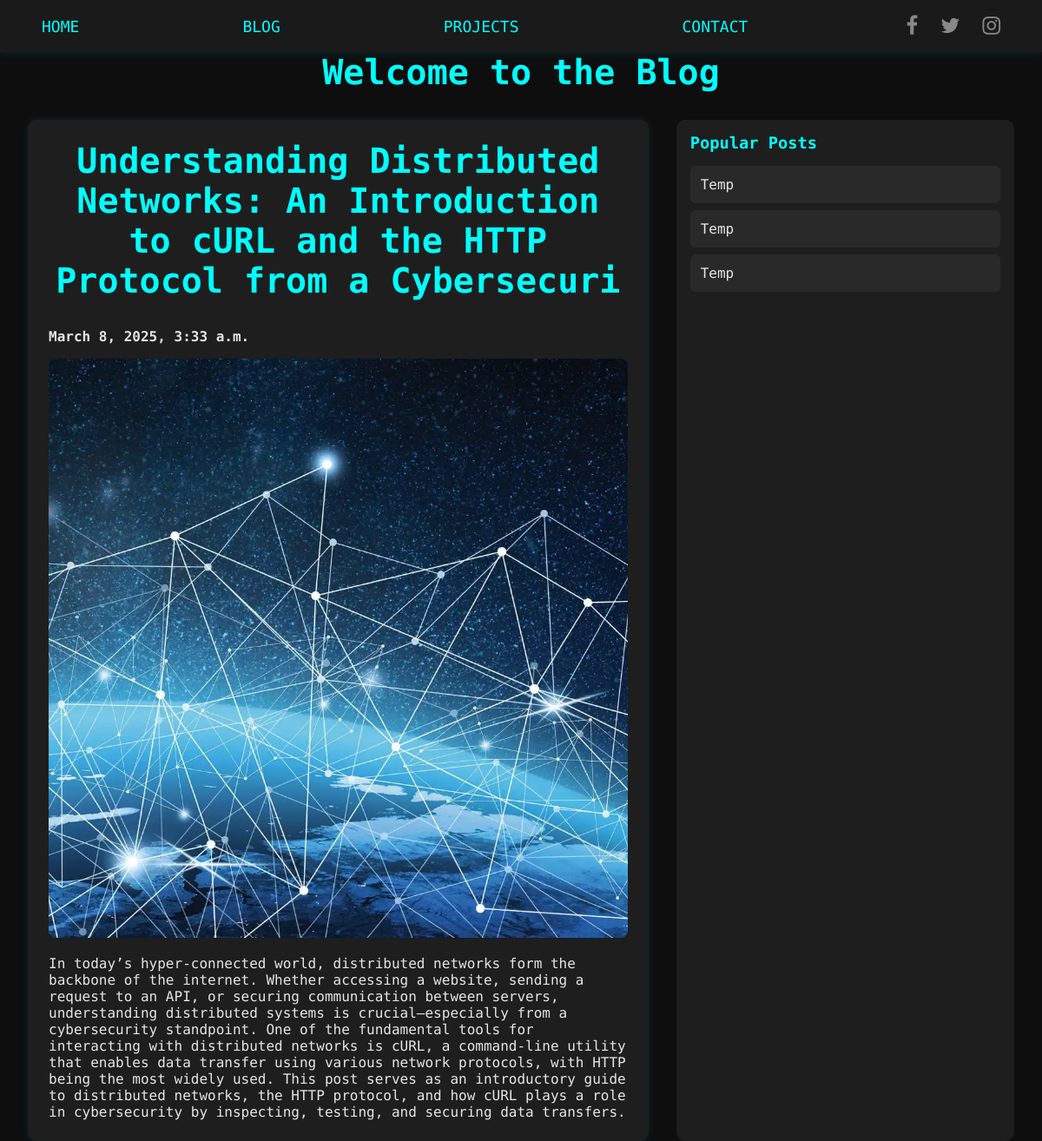
Screenshot of /blog/ with the database file from the repository.
### myapp/models.py (models this page shows, shortened)
class BlogModel(models.Model):
    title = models.CharField(max_length=100)
    created_at = models.DateTimeField(auto_now_add=True)
    content = models.TextField()
    summary = models.TextField()
    image = models.FileField()

### myapp/views.py (the view)
# urls.py: 2. Add a URL to urlpatterns:  path('blog/', include('blog.urls'))
def blog(request):
    posts = BlogModel.objects.order_by("-created_at")
    return render(request, "blog.html", {"posts": posts})

### myapp/templates/blog.html (shortened to what this page needs)
<!DOCTYPE html>
<html lang="en">
<head>
    {% load static %}
    <link rel="stylesheet" href="{% static 'navbar.css' %}">
    <link rel="stylesheet" href="{% static 'blog.css' %}">
    <link rel="stylesheet" href="https://cdnjs.cloudflare.com/ajax/libs/font-awesome/4.7.0/css/font-awesome.min.css">
</head>
<body>
    <div class="navbar">
        <a href="/" class="home">HOME</a>
        <a href="/blog/" class="blog">BLOG</a>
        <a href="/projects/" class="apps">PROJECTS</a>
        <a href="/contact/" class="contact">CONTACT</a>
        <div class="social-media">
            <a href="https://facebook.com/yourprofile" target="_blank" class="facebook"><i class="fa fa-facebook"></i></a>
            <a href="https://twitter.com/yourprofile" target="_blank" class="twitter"><i class="fa fa-twitter"></i></a>
            <a href="https://instagram.com/yourprofile" target="_blank" class="instagram"><i class="fa fa-instagram"></i></a>
        </div>
    </div>
     <h1>Welcome to the Blog</h1>
    <div class="row">
        <div class="left-column">
            <div class="blog-container">
                {% for post in posts %}
                <article>
                    <h1>{{ post.title }}</h1>
                    <p><strong>{{ post.created_at }}</strong></p>
                    <img src="{{ post.image }}">
                    <p>{{ post.summary }}</p>
                </article>
                {% endfor %}
             </div>
        </div>
        <div class="right-column">
            <div class="populat-posts">
                <h3>Popular Posts</h3>
                <div class="post-1">Temp</div>
                <div class="post-2">Temp</div>
                <div class="post-3">Temp</div>
            </div>
        </div>
    </div>
</body>
</html>

### myapp/static/navbar.css (style rules this page uses)
.navbar { display: flex; justify-content: space-between; align-items: center; padding: 10px; background-color: black; }
.navbar a { color: #00ff00; text-decoration: none; margin: 10px; font-size: 18px; }
.social-media { display: flex; justify-content: flex-end; }
.social-media a { color: #00ff00; margin-left: 15px; font-size: 24px; text-decoration: none; }

### myapp/static/blog.css (style rules this page uses)
* { margin: 0; padding: 0; box-sizing: border-box; }
body { font-family: 'Share Tech Mono', monospace; background-color: #0e0e0e; color: #e6e6e6; padding-top: 60px; }
.navbar { position: fixed; top: 0; width: 100%; background-color: #1a1a1a; display: flex; justify-content: space-between; padding: 1rem 2rem; z-index: 1000; box-shadow: 0 2px 10px rgba(0, 255, 255, 0.1); }
.navbar a { color: #00ffff; text-decoration: none; margin: 0 1rem; transition: 0.3s; }
.social-media a { margin-left: 10px; color: #888; }
h1 { text-align: center; margin-bottom: 2rem; font-size: 2.5rem; color: #00ffff; }
.row { display: flex; justify-content: space-between; padding: 0 2rem; }
.left-column { flex: 2; margin-right: 2rem; }
.right-column { flex: 1; background-color: #1e1e1e; padding: 1rem; border-radius: 10px; }
.blog-container { display: flex; flex-direction: column; gap: 2rem; }
.blog-container article { background-color: #1e1e1e; padding: 1.5rem; border-radius: 10px; box-shadow: 0 0 10px rgba(0, 255, 255, 0.1); }
.blog-container img { max-width: 100%; height: auto; margin: 1rem 0; border-radius: 8px; }
.populat-posts h3 { margin-bottom: 1rem; color: #00ffff; }
.populat-posts div { background-color: #292929; margin-bottom: 0.5rem; padding: 0.75rem; border-radius: 6px; cursor: pointer; transition: background-color 0.2s; }

### rows the page displays
BlogModel: title "Understanding Distributed Networks: An Introduction to cURL and the HTTP Protocol from a Cybersecuri", created_at "March 8, 2025, 3:33 a.m.", image (picture), summary "In today’s hyper-connected world, distributed networks form the backbone of the internet. Whether accessing a website, sending a request to an API, or securing communication between servers, understanding distributed systems is crucial—especially from a cybersecurity standpoint. One of the fundamental tools for interacting with distributed networks is cURL, a command-line utility that enables data transfer using various network protocols, with HTTP being the most widely used. This post serves as an introductory guide to distributed networks, the HTTP protocol, and how cURL plays a role in cybersecurity by inspecting, testing, and securing data transfers."
